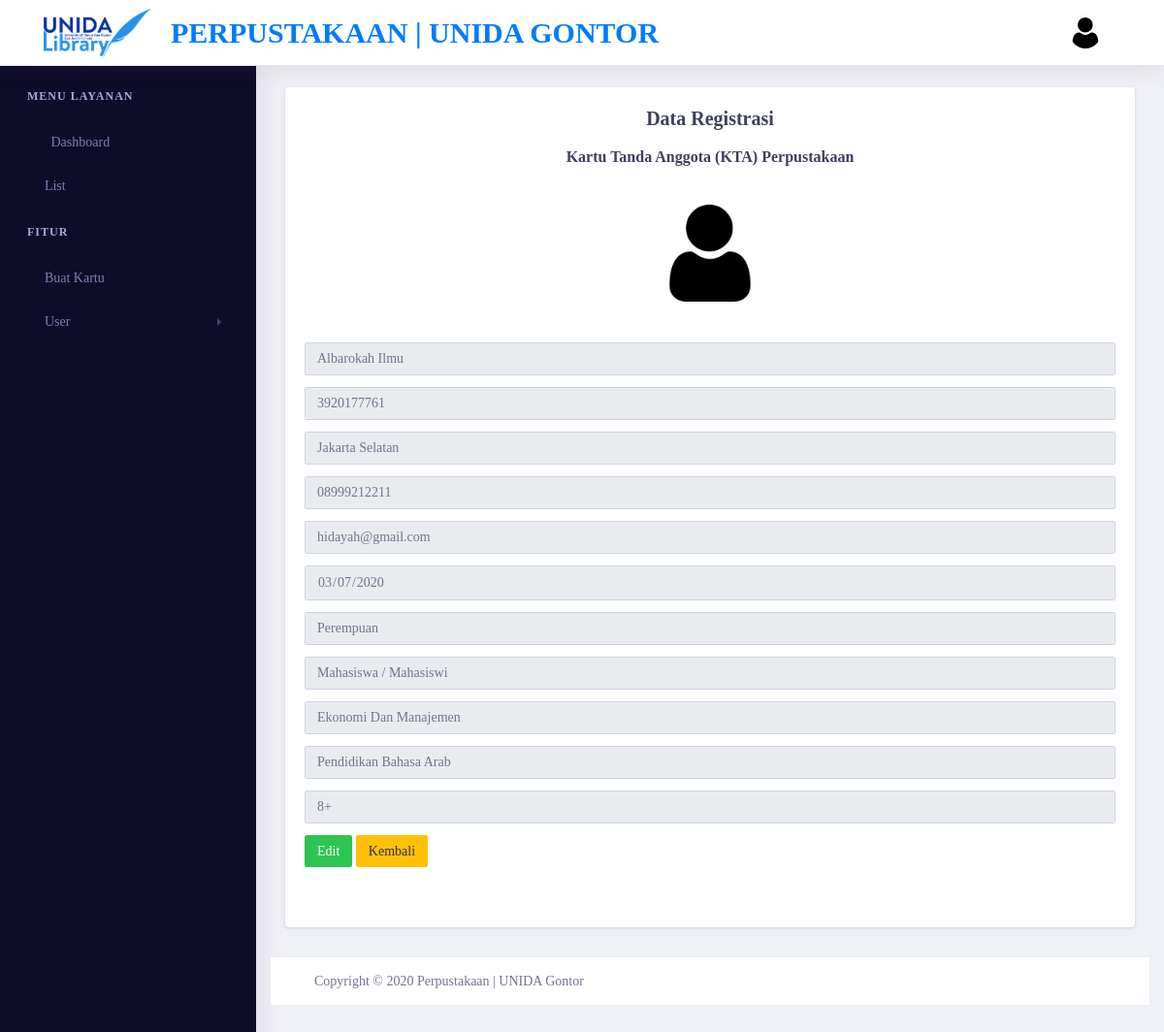
The app's page /view.php?nim=3920177761 with its own data.
### tables this page shows
CREATE TABLE `registrasi` (
  `nama` varchar(200) DEFAULT NULL,
  `nim` varchar(150) NOT NULL,
  `daerah` varchar(100) DEFAULT NULL,
  `telpon` varchar(80) DEFAULT NULL,
  `email` varchar(90) DEFAULT NULL,
  `jk` varchar(90) DEFAULT NULL,
  `tipe` varchar(90) DEFAULT NULL,
  `fakultas` varchar(99) DEFAULT NULL,
  `prodi` varchar(99) DEFAULT NULL,
  `semester` varchar(99) DEFAULT NULL,
  `ttl` date NOT NULL,
  `foto` varchar(200) DEFAULT NULL
);

### view.php (the view, shortened to what this page needs)
<?php
	include_once('koneksi.php');
    $nim = $_GET['nim'];
    $data = mysqli_query($connect, "SELECT * from registrasi where nim='$nim'");
    $r = mysqli_fetch_array($data);
?>
<!doctype html>
<html lang="en">
<head>
    <link rel="stylesheet" href="assets/vendor/bootstrap/css/bootstrap.min.css">
        <link href="assets/vendor/fonts/circular-std/style.css" rel="stylesheet">
        <link rel="stylesheet" href="assets/libs/css/style.css">
    <link rel="stylesheet" href="assets/vendor/fonts/fontawesome/css/fontawesome-all.css">
    <link rel="stylesheet" type="text/css" href="assets/vendor/datatables/css/dataTables.bootstrap4.css">
    <link rel="stylesheet" type="text/css" href="assets/vendor/datatables/css/buttons.bootstrap4.css">
    <link rel="stylesheet" type="text/css" href="assets/vendor/datatables/css/select.bootstrap4.css">
    <link rel="stylesheet" type="text/css" href="assets/vendor/datatables/css/fixedHeader.bootstrap4.css">
</head>
<body>
    <div class="dashboard-main-wrapper">
         <div class="dashboard-header">
            <nav class="navbar navbar-expand-lg bg-white fixed-top">
            <div class="container">
                <img src="img/perpus.png" width="10%" alt="">
                <a class="navbar-brand" href="#">Perpustakaan | Unida Gontor</a>
                <div class="collapse navbar-collapse " id="navbarSupportedContent">
                    <ul class="navbar-nav ml-auto navbar-right-top">
                        <li class="nav-item dropdown nav-user">
                            <a class="nav-link nav-user-img" href="#" data-toggle="dropdown">
                                <img src="img/user.png" alt="" class="user-avatar-md rounded-circle">
                            </a>
                        </li>
                 </ul>
                    </div>
                </div>
            </nav>
        </div>
       <div class="nav-left-sidebar sidebar-dark">
            <div class="menu-list">
                <nav class="navbar navbar-expand-lg navbar-light">
                    <div class="collapse navbar-collapse" id="navbarNav">
                        <ul class="navbar-nav flex-column">
                            <li class="nav-divider">
                                Menu Layanan
                            </li>
                            <li class="nav-item ">
                                <a class="nav-link" href="admin.php"><i class="fa fa-fw fa-user-circle"></i>Dashboard</a>
                            </li>
                            <li class="nav-item">
                                <a class="nav-link" href="list.php"><i class="fas fa-list-alt"></i>List</a>
                            </li>
                            <li class="nav-divider">
                                Fitur
                            </li>
                            <li class="nav-item">
                                <a class="nav-link" href="buat_dsb.php"><i class="fas fa-address-card"></i>Buat Kartu</a>
                            <li class="nav-item">
                                <a class="nav-link" href="#" data-toggle="collapse" aria-expanded="false" data-target="#submenu-5" aria-controls="submenu-5"><i class="far fa-user"></i>User</a>
                            </li>
                                    </ul>
                                </div>
                    </div>
            </div>
        </div>
        <div class="dashboard-wrapper">
            <div class="container-fluid  dashboard-content">
                <div class="row">
                    <div class="col-xl-12 col-lg-12 col-md-12 col-sm-12 col-12">
                        <div class="card">
                            <div class="card-body">
                                <div class="table-responsive">
                                <form action="#" method="post">
            <h3 class="text-center title-login font-weight-bold">Data Registrasi</h3>
            <h4 class="text-center title-login font-weight-bold">Kartu Tanda Anggota (KTA) Perpustakaan</h4>
            <br>
           <center>
           <img src="img/<?php echo $r['foto'];?>" alt="" style="width:100px; margin-bottom:3em;">
           </center>
        <div class="form-group" >
            <input class="form-control" name="nama" readonly value="<?php echo $r['nama']; ?>" required>
        </div>
        <div class="form-group">
            <input type="number" class="form-control"  name="nim" readonly value="<?php echo $r['nim']; ?>" required>
        </div>
        <div class="form-group">
            <input type="text" class="form-control" name="daerah" readonly value="<?php echo $r['daerah']; ?>" required>
        </div>
        <div class="form-group">
            <input type="number" class="form-control" name="telpon" readonly value="<?php echo $r['telpon']; ?>" required>
        </div>
        <div class="form-group">
            <input type="email" class="form-control" name="email" readonly value="<?php echo $r['email']; ?>" required>
        </div>
        <div class="form-group">
            <input type="date" class="form-control" name="ttl" readonly value="<?php echo $r['ttl']; ?>" required>
        </div>
        <div class="form-group" id="validationServerUsername">
             <input class="form-control" name="jk" readonly value="<?php echo $r['jk']; ?>" required>
        </div>
        <div class="form-group" id="validationServerUsername">
             <input class="form-control" name="tipe" readonly value="<?php echo $r['tipe']; ?>" required>
        </div>
        <div class="form-group" id="validationServerUsername">
             <input class="form-control" name="fakultas" readonly value="<?php echo $r['fakultas']; ?>" required>
        </div>
        <div class="form-group" id="validationServerUsername">
             <input class="form-control" name="prodi" readonly value="<?php echo $r['prodi']; ?>" required>
        </div>
        <div class="form-group" id="validationServerUsername">
             <input class="form-control" readonly value="<?php echo $r['semester']; ?>" name="semester">
        </div>
         <a href="update.php?nim=<?php echo $r['nim']; ?>" class="btn btn-success btn-sm">Edit</a>
         <a href="list.php" class="btn btn-warning btn-sm">Kembali</a>
        <br>
        <br>
        <br>
    </form>
                                </div>
                            </div>
                        </div>
                    </div>
            <div class="footer">
                <div class="container-fluid">
                    <div class="row">
                        <div class="col-xl-6 col-lg-6 col-md-12 col-sm-12 col-12">
                            Copyright © 2020 Perpustakaan | UNIDA Gontor
                        </div>
                    </div>
                </div>
            </div>
        </div>
    </div>
</body>
</html>

### records on screen
registrasi: foto (placeholder picture), nama "Albarokah Ilmu", nim "3920177761", daerah "Jakarta Selatan", telpon "08999212211", email "hidayah@gmail.com", ttl "03/07/2020", jk "Perempuan", tipe "Mahasiswa / Mahasiswi", fakultas "Ekonomi Dan Manajemen", prodi "Pendidikan Bahasa Arab", semester "8+"
